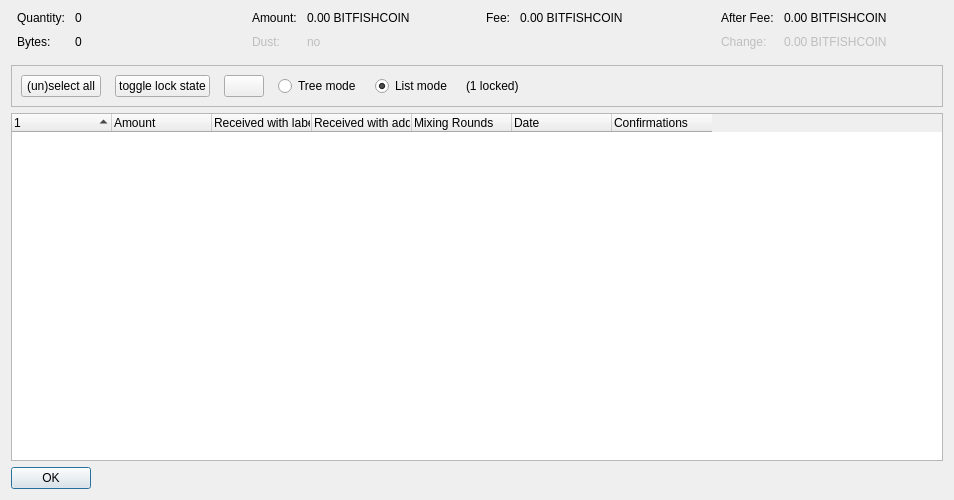
<?xml version="1.0" encoding="UTF-8"?>
<ui version="4.0">
 <class>CoinControlDialog</class>
 <widget class="QDialog" name="CoinControlDialog">
  <property name="geometry">
   <rect>
    <x>0</x>
    <y>0</y>
    <width>954</width>
    <height>500</height>
   </rect>
  </property>
  <property name="windowTitle">
   <string>Coin Selection</string>
  </property>
  <layout class="QVBoxLayout" name="verticalLayout">
   <item>
    <layout class="QHBoxLayout" name="horizontalLayoutTop" stretch="0,0,0,0">
     <property name="topMargin">
      <number>0</number>
     </property>
     <property name="bottomMargin">
      <number>10</number>
     </property>
     <item>
      <layout class="QFormLayout" name="formLayoutCoinControl1">
       <property name="horizontalSpacing">
        <number>10</number>
       </property>
       <property name="verticalSpacing">
        <number>10</number>
       </property>
       <property name="leftMargin">
        <number>6</number>
       </property>
       <property name="rightMargin">
        <number>6</number>
       </property>
       <item row="0" column="0">
        <widget class="QLabel" name="labelCoinControlQuantityText">
         <property name="text">
          <string>Quantity:</string>
         </property>
        </widget>
       </item>
       <item row="0" column="1">
        <widget class="QLabel" name="labelCoinControlQuantity">
         <property name="cursor">
          <cursorShape>IBeamCursor</cursorShape>
         </property>
         <property name="contextMenuPolicy">
          <enum>Qt::ActionsContextMenu</enum>
         </property>
         <property name="text">
          <string notr="true">0</string>
         </property>
         <property name="textInteractionFlags">
          <set>Qt::LinksAccessibleByMouse|Qt::TextSelectableByKeyboard|Qt::TextSelectableByMouse</set>
         </property>
        </widget>
       </item>
       <item row="1" column="0">
        <widget class="QLabel" name="labelCoinControlBytesText">
         <property name="text">
          <string>Bytes:</string>
         </property>
        </widget>
       </item>
       <item row="1" column="1">
        <widget class="QLabel" name="labelCoinControlBytes">
         <property name="cursor">
          <cursorShape>IBeamCursor</cursorShape>
         </property>
         <property name="contextMenuPolicy">
          <enum>Qt::ActionsContextMenu</enum>
         </property>
         <property name="text">
          <string notr="true">0</string>
         </property>
         <property name="textInteractionFlags">
          <set>Qt::LinksAccessibleByMouse|Qt::TextSelectableByKeyboard|Qt::TextSelectableByMouse</set>
         </property>
        </widget>
       </item>
      </layout>
     </item>
     <item>
      <layout class="QFormLayout" name="formLayoutCoinControl2">
       <property name="horizontalSpacing">
        <number>10</number>
       </property>
       <property name="verticalSpacing">
        <number>10</number>
       </property>
       <property name="leftMargin">
        <number>6</number>
       </property>
       <property name="rightMargin">
        <number>6</number>
       </property>
       <item row="0" column="0">
        <widget class="QLabel" name="labelCoinControlAmountText">
         <property name="text">
          <string>Amount:</string>
         </property>
        </widget>
       </item>
       <item row="0" column="1">
        <widget class="QLabel" name="labelCoinControlAmount">
         <property name="cursor">
          <cursorShape>IBeamCursor</cursorShape>
         </property>
         <property name="contextMenuPolicy">
          <enum>Qt::ActionsContextMenu</enum>
         </property>
         <property name="text">
          <string notr="true">0.00 BITFISHCOIN</string>
         </property>
         <property name="textInteractionFlags">
          <set>Qt::LinksAccessibleByMouse|Qt::TextSelectableByKeyboard|Qt::TextSelectableByMouse</set>
         </property>
        </widget>
       </item>
       <item row="1" column="0">
        <widget class="QLabel" name="labelCoinControlLowOutputText">
         <property name="enabled">
          <bool>false</bool>
         </property>
         <property name="text">
          <string>Dust:</string>
         </property>
        </widget>
       </item>
       <item row="1" column="1">
        <widget class="QLabel" name="labelCoinControlLowOutput">
         <property name="enabled">
          <bool>false</bool>
         </property>
         <property name="cursor">
          <cursorShape>IBeamCursor</cursorShape>
         </property>
         <property name="contextMenuPolicy">
          <enum>Qt::ActionsContextMenu</enum>
         </property>
         <property name="text">
          <string notr="true">no</string>
         </property>
         <property name="textInteractionFlags">
          <set>Qt::LinksAccessibleByMouse|Qt::TextSelectableByKeyboard|Qt::TextSelectableByMouse</set>
         </property>
        </widget>
       </item>
      </layout>
     </item>
     <item>
      <layout class="QFormLayout" name="formLayoutCoinControl3">
       <property name="horizontalSpacing">
        <number>10</number>
       </property>
       <property name="verticalSpacing">
        <number>10</number>
       </property>
       <property name="leftMargin">
        <number>6</number>
       </property>
       <property name="rightMargin">
        <number>6</number>
       </property>
       <item row="0" column="0">
        <widget class="QLabel" name="labelCoinControlFeeText">
         <property name="text">
          <string>Fee:</string>
         </property>
        </widget>
       </item>
       <item row="0" column="1">
        <widget class="QLabel" name="labelCoinControlFee">
         <property name="cursor">
          <cursorShape>IBeamCursor</cursorShape>
         </property>
         <property name="contextMenuPolicy">
          <enum>Qt::ActionsContextMenu</enum>
         </property>
         <property name="text">
          <string notr="true">0.00 BITFISHCOIN</string>
         </property>
         <property name="textInteractionFlags">
          <set>Qt::LinksAccessibleByMouse|Qt::TextSelectableByKeyboard|Qt::TextSelectableByMouse</set>
         </property>
        </widget>
       </item>
      </layout>
     </item>
     <item>
      <layout class="QFormLayout" name="formLayoutCoinControl4">
       <property name="horizontalSpacing">
        <number>10</number>
       </property>
       <property name="verticalSpacing">
        <number>10</number>
       </property>
       <property name="leftMargin">
        <number>6</number>
       </property>
       <property name="rightMargin">
        <number>6</number>
       </property>
       <item row="0" column="0">
        <widget class="QLabel" name="labelCoinControlAfterFeeText">
         <property name="text">
          <string>After Fee:</string>
         </property>
        </widget>
       </item>
       <item row="0" column="1">
        <widget class="QLabel" name="labelCoinControlAfterFee">
         <property name="cursor">
          <cursorShape>IBeamCursor</cursorShape>
         </property>
         <property name="contextMenuPolicy">
          <enum>Qt::ActionsContextMenu</enum>
         </property>
         <property name="text">
          <string notr="true">0.00 BITFISHCOIN</string>
         </property>
         <property name="textInteractionFlags">
          <set>Qt::LinksAccessibleByMouse|Qt::TextSelectableByKeyboard|Qt::TextSelectableByMouse</set>
         </property>
        </widget>
       </item>
       <item row="1" column="0">
        <widget class="QLabel" name="labelCoinControlChangeText">
         <property name="enabled">
          <bool>false</bool>
         </property>
         <property name="text">
          <string>Change:</string>
         </property>
        </widget>
       </item>
       <item row="1" column="1">
        <widget class="QLabel" name="labelCoinControlChange">
         <property name="enabled">
          <bool>false</bool>
         </property>
         <property name="cursor">
          <cursorShape>IBeamCursor</cursorShape>
         </property>
         <property name="contextMenuPolicy">
          <enum>Qt::ActionsContextMenu</enum>
         </property>
         <property name="text">
          <string notr="true">0.00 BITFISHCOIN</string>
         </property>
         <property name="textInteractionFlags">
          <set>Qt::LinksAccessibleByMouse|Qt::TextSelectableByKeyboard|Qt::TextSelectableByMouse</set>
         </property>
        </widget>
       </item>
      </layout>
     </item>
    </layout>
   </item>
   <item>
    <widget class="QFrame" name="frame">
     <property name="minimumSize">
      <size>
       <width>0</width>
       <height>40</height>
      </size>
     </property>
     <property name="frameShape">
      <enum>QFrame::StyledPanel</enum>
     </property>
     <property name="frameShadow">
      <enum>QFrame::Sunken</enum>
     </property>
     <layout class="QHBoxLayout" name="horizontalLayout">
      <item>
       <layout class="QHBoxLayout" name="horizontalLayoutPanel" stretch="0,0,0,0,0,0,0">
        <property name="spacing">
         <number>14</number>
        </property>
        <item>
         <widget class="QPushButton" name="pushButtonSelectAll">
          <property name="sizePolicy">
           <sizepolicy hsizetype="Maximum" vsizetype="Fixed">
            <horstretch>0</horstretch>
            <verstretch>0</verstretch>
           </sizepolicy>
          </property>
          <property name="text">
           <string>(un)select all</string>
          </property>
          <property name="autoDefault">
           <bool>false</bool>
          </property>
         </widget>
        </item>
        <item>
         <widget class="QPushButton" name="pushButtonToggleLock">
          <property name="sizePolicy">
           <sizepolicy hsizetype="Maximum" vsizetype="Fixed">
            <horstretch>0</horstretch>
            <verstretch>0</verstretch>
           </sizepolicy>
          </property>
          <property name="text">
           <string>toggle lock state</string>
          </property>
          <property name="autoDefault">
           <bool>false</bool>
          </property>
         </widget>
        </item>
        <item>
         <widget class="QPushButton" name="hideButton">
          <property name="sizePolicy">
           <sizepolicy hsizetype="Maximum" vsizetype="Fixed">
            <horstretch>0</horstretch>
            <verstretch>0</verstretch>
           </sizepolicy>
          </property>
          <property name="text">
           <string/>
          </property>
          <property name="autoDefault">
           <bool>false</bool>
          </property>
         </widget>
        </item>
        <item>
         <widget class="QRadioButton" name="radioTreeMode">
          <property name="sizePolicy">
           <sizepolicy hsizetype="Maximum" vsizetype="Fixed">
            <horstretch>0</horstretch>
            <verstretch>0</verstretch>
           </sizepolicy>
          </property>
          <property name="text">
           <string>Tree mode</string>
          </property>
         </widget>
        </item>
        <item>
         <widget class="QRadioButton" name="radioListMode">
          <property name="sizePolicy">
           <sizepolicy hsizetype="Maximum" vsizetype="Fixed">
            <horstretch>0</horstretch>
            <verstretch>0</verstretch>
           </sizepolicy>
          </property>
          <property name="text">
           <string>List mode</string>
          </property>
          <property name="checked">
           <bool>true</bool>
          </property>
         </widget>
        </item>
        <item>
         <widget class="QLabel" name="labelLocked">
          <property name="text">
           <string>(1 locked)</string>
          </property>
         </widget>
        </item>
        <item>
         <spacer name="horizontalSpacer">
          <property name="orientation">
           <enum>Qt::Horizontal</enum>
          </property>
          <property name="sizeHint" stdset="0">
           <size>
            <width>40</width>
            <height>20</height>
           </size>
          </property>
         </spacer>
        </item>
       </layout>
      </item>
     </layout>
    </widget>
   </item>
   <item>
    <widget class="CoinControlTreeWidget" name="treeWidget">
     <property name="contextMenuPolicy">
      <enum>Qt::CustomContextMenu</enum>
     </property>
     <property name="sortingEnabled">
      <bool>false</bool>
     </property>
     <property name="columnCount">
      <number>7</number>
     </property>
     <attribute name="headerShowSortIndicator" stdset="0">
      <bool>true</bool>
     </attribute>
     <attribute name="headerStretchLastSection">
      <bool>false</bool>
     </attribute>
     <column>
      <property name="text">
       <string/>
      </property>
     </column>
     <column>
      <property name="text">
       <string>Amount</string>
      </property>
     </column>
     <column>
      <property name="text">
       <string>Received with label</string>
      </property>
     </column>
     <column>
      <property name="text">
       <string>Received with address</string>
      </property>
     </column>
     <column>
      <property name="text">
       <string>Mixing Rounds</string>
      </property>
     </column>
     <column>
      <property name="text">
       <string>Date</string>
      </property>
     </column>
     <column>
      <property name="text">
       <string>Confirmations</string>
      </property>
      <property name="toolTip">
       <string>Confirmed</string>
      </property>
     </column>
    </widget>
   </item>
   <item>
    <widget class="QDialogButtonBox" name="buttonBox">
     <property name="sizePolicy">
      <sizepolicy hsizetype="Maximum" vsizetype="Fixed">
       <horstretch>0</horstretch>
       <verstretch>0</verstretch>
      </sizepolicy>
     </property>
     <property name="orientation">
      <enum>Qt::Horizontal</enum>
     </property>
     <property name="standardButtons">
      <set>QDialogButtonBox::Ok</set>
     </property>
    </widget>
   </item>
  </layout>
 </widget>
 <customwidgets>
  <customwidget>
   <class>CoinControlTreeWidget</class>
   <extends>QTreeWidget</extends>
   <header>qt/coincontroltreewidget.h</header>
  </customwidget>
 </customwidgets>
 <resources/>
 <connections/>
</ui>
